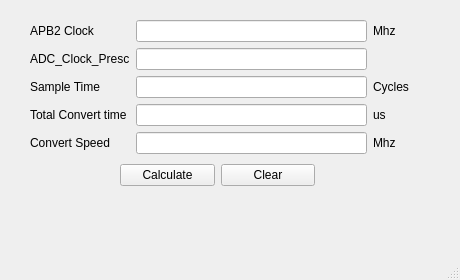
<?xml version="1.0" encoding="UTF-8"?>
<ui version="4.0">
 <class>MainWindow</class>
 <widget class="QMainWindow" name="MainWindow">
  <property name="geometry">
   <rect>
    <x>0</x>
    <y>0</y>
    <width>460</width>
    <height>280</height>
   </rect>
  </property>
  <property name="minimumSize">
   <size>
    <width>430</width>
    <height>250</height>
   </size>
  </property>
  <property name="maximumSize">
   <size>
    <width>460</width>
    <height>280</height>
   </size>
  </property>
  <property name="windowTitle">
   <string>STM32F4xx ADC Convert Time</string>
  </property>
  <widget class="QWidget" name="centralwidget">
   <widget class="QWidget" name="layoutWidget">
    <property name="geometry">
     <rect>
      <x>30</x>
      <y>20</y>
      <width>379</width>
      <height>135</height>
     </rect>
    </property>
    <layout class="QGridLayout" name="gridLayout">
     <item row="0" column="0">
      <widget class="QLabel" name="label">
       <property name="text">
        <string>APB2 Clock</string>
       </property>
      </widget>
     </item>
     <item row="1" column="1">
      <widget class="QLineEdit" name="lineEdit_clockPresc"/>
     </item>
     <item row="3" column="2">
      <widget class="QLabel" name="label_7">
       <property name="text">
        <string>us</string>
       </property>
      </widget>
     </item>
     <item row="2" column="2">
      <widget class="QLabel" name="label_5">
       <property name="text">
        <string>Cycles</string>
       </property>
      </widget>
     </item>
     <item row="3" column="0">
      <widget class="QLabel" name="label_6">
       <property name="text">
        <string>Total Convert time</string>
       </property>
      </widget>
     </item>
     <item row="0" column="1">
      <widget class="QLineEdit" name="lineEdit_APB2"/>
     </item>
     <item row="2" column="1">
      <widget class="QLineEdit" name="lineEdit_sampleTime"/>
     </item>
     <item row="0" column="2">
      <widget class="QLabel" name="label_4">
       <property name="text">
        <string>Mhz</string>
       </property>
      </widget>
     </item>
     <item row="1" column="0">
      <widget class="QLabel" name="label_2">
       <property name="text">
        <string>ADC_Clock_Presc</string>
       </property>
      </widget>
     </item>
     <item row="2" column="0">
      <widget class="QLabel" name="label_3">
       <property name="text">
        <string>Sample Time</string>
       </property>
      </widget>
     </item>
     <item row="3" column="1">
      <widget class="QLineEdit" name="lineEdit_Tconv_t"/>
     </item>
     <item row="4" column="0">
      <widget class="QLabel" name="label_8">
       <property name="text">
        <string>Convert Speed</string>
       </property>
      </widget>
     </item>
     <item row="4" column="2">
      <widget class="QLabel" name="label_9">
       <property name="text">
        <string>Mhz</string>
       </property>
      </widget>
     </item>
     <item row="4" column="1">
      <widget class="QLineEdit" name="lineEdit_Fconv"/>
     </item>
    </layout>
   </widget>
   <widget class="QWidget" name="layoutWidget">
    <property name="geometry">
     <rect>
      <x>120</x>
      <y>160</y>
      <width>195</width>
      <height>30</height>
     </rect>
    </property>
    <layout class="QHBoxLayout" name="horizontalLayout">
     <item>
      <widget class="QPushButton" name="pushButton">
       <property name="text">
        <string>Calculate</string>
       </property>
      </widget>
     </item>
     <item>
      <widget class="QPushButton" name="pushButton_2">
       <property name="text">
        <string>Clear</string>
       </property>
      </widget>
     </item>
    </layout>
   </widget>
  </widget>
  <widget class="QMenuBar" name="menubar">
   <property name="geometry">
    <rect>
     <x>0</x>
     <y>0</y>
     <width>460</width>
     <height>26</height>
    </rect>
   </property>
  </widget>
  <widget class="QStatusBar" name="statusbar"/>
 </widget>
 <resources/>
 <connections/>
</ui>
